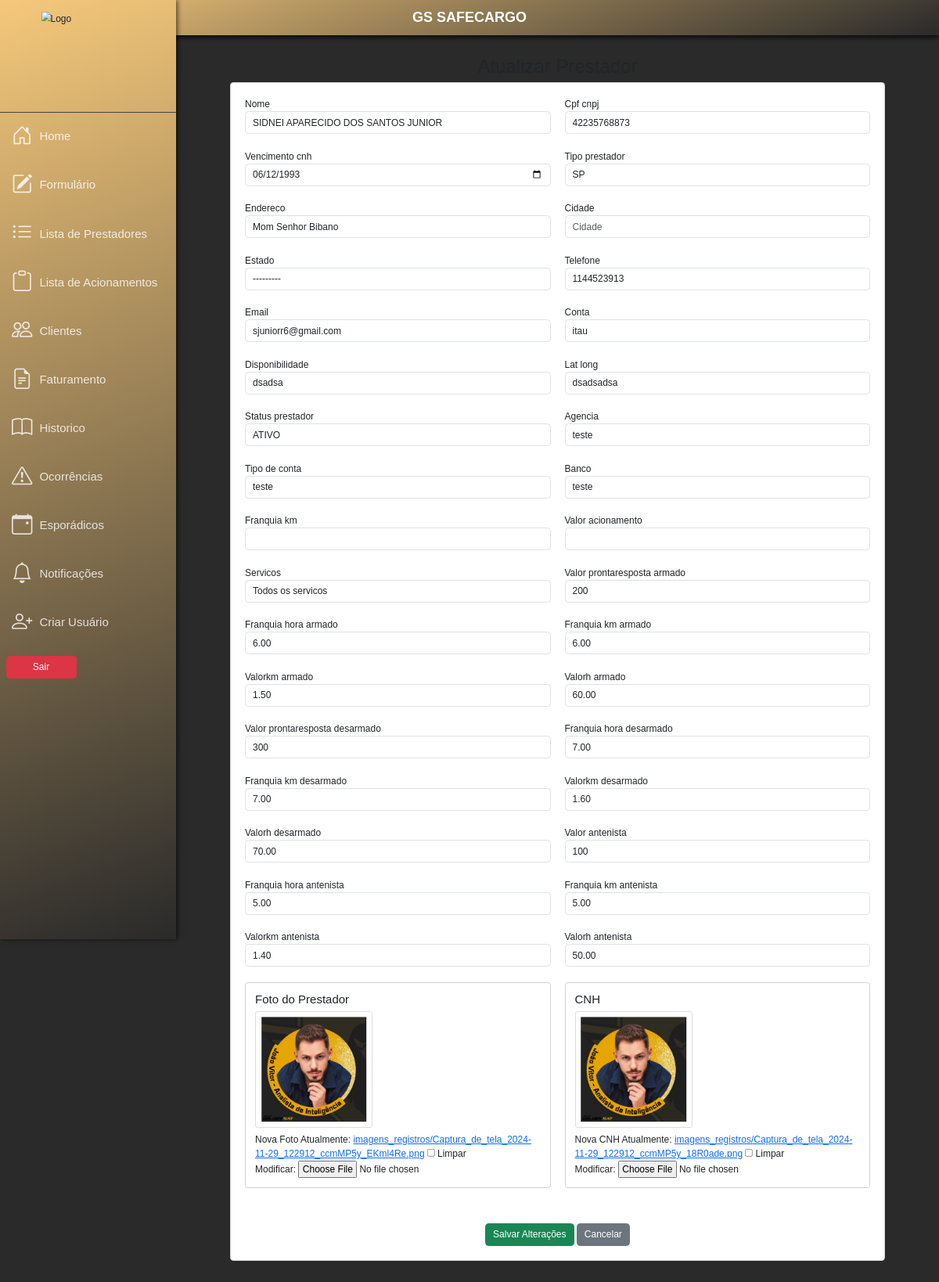
Page /formacompanhamento/prestadores/editar/7/ (signed in) on the committed database.
### formacompanhamento/models.py (models this page shows, shortened)
class prestadores(models.Model):
    status =[
        ("ATIVO","ATIVO"),
        ("INATIVO","INATIVO"),
        ("PENDENTE","PENDENTE"),
    ]
    servicos_options = [
        ("Antenista","Antenista"),
        ("Ponta Resposta Armado","Ponta Resposta Armado"),
        ("Pronta Resposta Desarmado","Pronta Resposta Desarmado"),
        ("Todos os serviços"," Todos os servicos"),
        ("Antenista e Pronta Resposta Armado","Antenista e Pronta Resposta Armado"),
        ("Antenista e Pronta Resposta Desrmado","Antenista e Pronta Resposta Desrmado"),
    ]
    estados_br = [
    ("AC", "Acre"),
    ("AP", "Amapá"),
    ("AM", "Amazonas"),
    ("PA", "Pará"),
    ("RO", "Rondônia"),
    ("RR", "Roraima"),
    ("TO", "Tocantins"),
    ("AL", "Alagoas"),
    ("BA", "Bahia"),
    ("CE", "Ceará"),
    ("MA", "Maranhão"),
    ("PB", "Paraíba"),
    ("PE", "Pernambuco"),
    ("PI", "Piauí"),
    ("RN", "Rio Grande do Norte"),
    ("SE", "Sergipe"),
    ("DF", "Distrito Federal"),
    ("GO", "Goiás"),
    ("MT", "Mato Grosso"),
    ("MS", "Mato Grosso do Sul"),
    ("ES", "Espírito Santo"),
    ("MG", "Minas Gerais"),
    ("RJ", "Rio de Janeiro"),
    ("SP", "São Paulo"),
    ("PR", "Paraná"),
    ("RS", "Rio Grande do Sul"),
    ("SC", "Santa Catarina"),
]
    Nome = models.CharField(max_length=50, null=True, blank=True)
    cpf_cnpj = models.CharField(max_length=50, null=True, blank=True)
    vencimento_cnh = models.DateField(null=True, blank=True)
    tipo_prestador = models.CharField(max_length=50, null=True, blank=True)
    endereco = models.CharField(max_length=50, null=True, blank=True)
    cidade = models.CharField(max_length=50, null=True, blank=True)
    estado = models.CharField(choices=estados_br ,max_length=50, null=True, blank=True)
    telefone = models.CharField(max_length=50, null=True, blank=True)
    email = models.CharField(max_length=50, null=True, blank=True)
    conta = models.CharField(max_length=50, null=True, blank=True)
    disponibilidade = models.CharField(max_length=50, null=True, blank=True)
    lat_long = models.CharField(max_length=50, null=True, blank=True)
    status_prestador = models.CharField(choices=status,max_length=50, null=True, blank=True)
    agencia= models.CharField(max_length=50, null=True, blank=True)
    tipo_de_conta= models.CharField(max_length=50, null=True, blank=True)
    banco= models.CharField(max_length=50, null=True, blank=True)
    franquia_km = models.DecimalField(max_digits=5, decimal_places=2,null=True,blank=True)
    valor_acionamento = models.DecimalField(max_digits=5, decimal_places=2,null=True,blank=True)
    servicos = models.CharField(choices=servicos_options,max_length=50, null=True, blank=True)
    valor_prontaresposta_armado = models.CharField(max_length=50, null=True, blank=True)
    franquia_hora_armado  = models.DecimalField(max_digits=5, decimal_places=2,null=True,blank=True)
    franquia_km_armado  = models.DecimalField(max_digits=5, decimal_places=2,null=True,blank=True)
    valorkm_armado = models.DecimalField(max_digits=5, decimal_places=2,null=True,blank=True)
    valorh_armado  = models.DecimalField(max_digits=5, decimal_places=2,null=True,blank=True)
    valor_prontaresposta_desarmado = models.CharField(max_length=50, null=True, blank=True)
    franquia_hora_desarmado  = models.DecimalField(max_digits=5, decimal_places=2,null=True,blank=True)
    franquia_km_desarmado  = models.DecimalField(max_digits=5, decimal_places=2,null=True,blank=True)
    valorkm_desarmado = models.DecimalField(max_digits=5, decimal_places=2,null=True,blank=True)
    valorh_desarmado  = models.DecimalField(max_digits=5, decimal_places=2,null=True,blank=True)
    valor_antenista = models.CharField(max_length=50, null=True, blank=True)
    franquia_hora_antenista  = models.DecimalField(max_digits=5, decimal_places=2,null=True,blank=True)
    franquia_km_antenista  = models.DecimalField(max_digits=5, decimal_places=2,null=True,blank=True)
    valorkm_antenista = models.DecimalField(max_digits=5, decimal_places=2,null=True,blank=True)
    valorh_antenista  = models.DecimalField(max_digits=5, decimal_places=2,null=True,blank=True)
    cnh = models.ImageField(upload_to='imagens_registros/', null=True, blank=True)
    foto = models.ImageField(upload_to='imagens_registros/', null=True, blank=True)

### formacompanhamento/views.py (the view)
# urls.py: path("prestadores/editar/<int:pk>/", prestadoresupdate.as_view(), name="editar_prestador"),
class prestadoresupdate(LoginRequiredMixin,PermissionRequiredMixin,UpdateView):
    model = prestadores
    form_class = PrestadoresForm
    template_name = 'prestadores_update.html'
    success_url = reverse_lazy('formacompanhamento:lista_prestadores')
    permission_required = "formacompanhamento.view_agentes"

### formacompanhamento/templates/prestadores_update.html (shortened to what this page needs)
{% extends 'base.html' %}
{% load static %}
{% block content %}
{% include "components/_header.html" %}
<div class="container mt-4">
    <h2 class="text-center">Atualizar Prestador</h2>
    <form method="post" enctype="multipart/form-data" class="card p-4 shadow-sm">
        <div class="row">
            {% for field in form %}
                {% if field.name != 'foto' and field.name != 'cnh' %}
                    <div class="col-md-6 mb-3">
                        <div class="form-group">
                            <label for="{{ field.id_for_label }}">{{ field.label }}</label>
                            {{ field }}
                        </div>
                    </div>
                {% endif %}
            {% endfor %}
        </div>
                <div class="row mb-4">
                    <div class="col-md-6">
                        <div class="card">
                            <div class="card-body">
                                <h5 class="card-title">Foto do Prestador</h5>
                                {% if object.foto %}
                                    <img src="{{ object.foto.url }}" alt="Foto atual" class="img-thumbnail mb-2" style="max-width: 200px;">
                                {% endif %}
                                <div class="form-group">
                                    <label for="{{ form.foto.id_for_label }}">Nova Foto</label>
                                    {{ form.foto }}
                                </div>
                            </div>
                        </div>
                    </div>
                    <div class="col-md-6">
                        <div class="card">
                            <div class="card-body">
                                <h5 class="card-title">CNH</h5>
                                {% if object.cnh %}
                                    <img src="{{ object.cnh.url }}" alt="CNH atual" class="img-thumbnail mb-2" style="max-width: 200px;">
                                {% endif %}
                                <div class="form-group">
                                    <label for="{{ form.cnh.id_for_label }}">Nova CNH</label>
                                    {{ form.cnh }}
                                </div>
                            </div>
                        </div>
                    </div>
                </div>
        <div class="text-center mt-3">
            <button type="submit" class="btn btn-success">Salvar Alterações</button>
            <a href="{% url 'formacompanhamento:lista_prestadores' %}" class="btn btn-secondary">Cancelar</a>
        </div>
    </form>
</div>
{% endblock %}

### core/templates/base.html (style rules this page uses)
body { zoom: 0.75; margin: 0; font-family: sans-serif; background-color: #2a2a2a; background-size: 50% auto; opacity: 0; animation: fadeIn 1s forwards; }

### formacompanhamento/templates/prestadores_update.html (style rules this page uses)
.form-control { margin-bottom: 10px; }
.img-thumbnail { border: 1px solid #ddd; border-radius: 4px; padding: 5px; }
.card { margin-bottom: 20px; }

### rows in the picture
prestadores: form "SIDNEI APARECIDO DOS SANTOS JUNIOR" "42235768873" "06/12/1993" "SP" "Mom Senhor Bibano" "---------" "1144523913" "sjuniorr6@gmail.com" "itau" "dsadsa" "dsadsadsa" "ATIVO" "teste" "teste" "teste" "Todos os servicos" "200" "6.00" "6.00" "1.50" "60.00" "300" "7.00" "7.00" "1.60" "70.00" "100" "5.00" "5.00" "1.40" "50.00", foto (picture), cnh (picture)

### other values in the picture
{{ field.label }} "Nome" "Cpf cnpj" "Vencimento cnh" "Tipo prestador" "Endereco" "Cidade" "Estado" "Telefone" "Email" "Conta" "Disponibilidade" "Lat long" "Status prestador" "Agencia" "Tipo de conta" "Banco" "Franquia km" "Valor acionamento" "Servicos" "Valor prontaresposta armado" "Franquia hora armado" "Franquia km armado" "Valorkm armado" "Valorh armado" "Valor prontaresposta desarmado" "Franquia hora desarmado" "Franquia km desarmado" "Valorkm desarmado" "Valorh desarmado" "Valor antenista" "Franquia hora antenista" "Franquia km antenista" "Valorkm antenista" "Valorh antenista"
